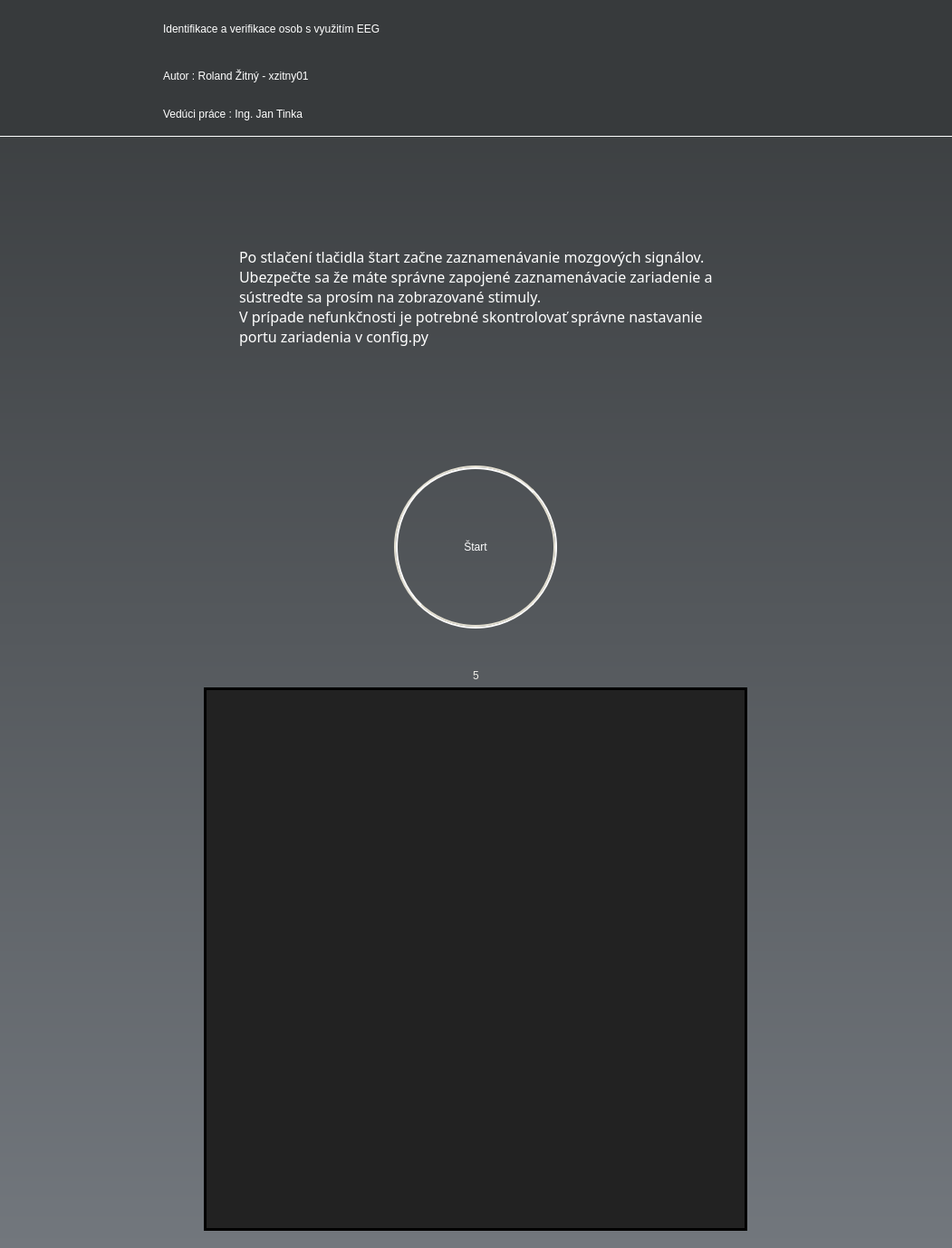
<?xml version="1.0" encoding="UTF-8"?>
<ui version="4.0">
 <class>MainWindow</class>
 <widget class="QMainWindow" name="MainWindow">
  <property name="geometry">
   <rect>
    <x>0</x>
    <y>0</y>
    <width>1051</width>
    <height>1378</height>
   </rect>
  </property>
  <property name="windowTitle">
   <string>NAS</string>
  </property>
  <property name="windowIcon">
   <iconset>
    <normaloff>../../resources/icons/AppIcon.jpeg</normaloff>../../resources/icons/AppIcon.jpeg</iconset>
  </property>
  <widget class="QWidget" name="centralwidget">
   <property name="styleSheet">
    <string notr="true">background-color: qlineargradient(spread:pad, x1:0 y1:0, x2:0 y2:1, stop:0 #373a3c, stop:1 #72777d);</string>
   </property>
   <layout class="QVBoxLayout" name="verticalLayout_2">
    <property name="leftMargin">
     <number>0</number>
    </property>
    <property name="topMargin">
     <number>0</number>
    </property>
    <property name="rightMargin">
     <number>0</number>
    </property>
    <property name="bottomMargin">
     <number>10</number>
    </property>
    <item>
     <widget class="QWidget" name="Header" native="true">
      <property name="minimumSize">
       <size>
        <width>0</width>
        <height>151</height>
       </size>
      </property>
      <property name="maximumSize">
       <size>
        <width>16777215</width>
        <height>151</height>
       </size>
      </property>
      <property name="styleSheet">
       <string notr="true">background-color: #373a3c;
border-bottom: 1px solid white;</string>
      </property>
      <layout class="QGridLayout" name="gridLayout" rowstretch="0" columnstretch="0,0">
       <property name="leftMargin">
        <number>0</number>
       </property>
       <property name="topMargin">
        <number>0</number>
       </property>
       <property name="rightMargin">
        <number>0</number>
       </property>
       <property name="bottomMargin">
        <number>0</number>
       </property>
       <property name="horizontalSpacing">
        <number>30</number>
       </property>
       <item row="0" column="0">
        <widget class="QLabel" name="label">
         <property name="minimumSize">
          <size>
           <width>150</width>
           <height>150</height>
          </size>
         </property>
         <property name="maximumSize">
          <size>
           <width>150</width>
           <height>150</height>
          </size>
         </property>
         <property name="styleSheet">
          <string notr="true">border-bottom: none;</string>
         </property>
         <property name="text">
          <string/>
         </property>
         <property name="pixmap">
          <pixmap>../../resources/icons/FitIcon.png</pixmap>
         </property>
         <property name="scaledContents">
          <bool>true</bool>
         </property>
         <property name="alignment">
          <set>Qt::AlignLeading|Qt::AlignLeft|Qt::AlignTop</set>
         </property>
         <property name="margin">
          <number>1</number>
         </property>
         <property name="indent">
          <number>0</number>
         </property>
        </widget>
       </item>
       <item row="0" column="1">
        <layout class="QVBoxLayout" name="verticalLayout_3">
         <property name="spacing">
          <number>0</number>
         </property>
         <item>
          <widget class="QLabel" name="label_2">
           <property name="minimumSize">
            <size>
             <width>0</width>
             <height>60</height>
            </size>
           </property>
           <property name="maximumSize">
            <size>
             <width>16777215</width>
             <height>60</height>
            </size>
           </property>
           <property name="styleSheet">
            <string notr="true">color: rgb(255, 255, 255);
font: 63 26pt &quot;Yu Gothic UI Semibold&quot;;
border-bottom: none;</string>
           </property>
           <property name="text">
            <string>Identifikace a verifikace osob s využitím EEG</string>
           </property>
          </widget>
         </item>
         <item>
          <widget class="QLabel" name="label_3">
           <property name="maximumSize">
            <size>
             <width>16777215</width>
             <height>40</height>
            </size>
           </property>
           <property name="styleSheet">
            <string notr="true">font: 63 12pt &quot;Yu Gothic UI Semibold&quot;;
color: rgb(255, 255, 255);
border-bottom: none;</string>
           </property>
           <property name="text">
            <string>Autor : Roland Žitný - xzitny01</string>
           </property>
          </widget>
         </item>
         <item>
          <widget class="QLabel" name="label_4">
           <property name="maximumSize">
            <size>
             <width>16777215</width>
             <height>40</height>
            </size>
           </property>
           <property name="styleSheet">
            <string notr="true">font: 63 12pt &quot;Yu Gothic UI Semibold&quot;;
color: rgb(255, 255, 255);
border-bottom: none;</string>
           </property>
           <property name="text">
            <string>Vedúci práce : Ing. Jan Tinka</string>
           </property>
          </widget>
         </item>
        </layout>
       </item>
      </layout>
     </widget>
    </item>
    <item>
     <widget class="QWidget" name="StimuliInfoWidget" native="true">
      <property name="styleSheet">
       <string notr="true">background-color: rgba(255, 255, 255, 0);</string>
      </property>
      <layout class="QVBoxLayout" name="StimuliInfoLayout">
       <property name="topMargin">
        <number>60</number>
       </property>
       <item alignment="Qt::AlignHCenter|Qt::AlignVCenter">
        <widget class="QLabel" name="StimPresInfo">
         <property name="minimumSize">
          <size>
           <width>0</width>
           <height>120</height>
          </size>
         </property>
         <property name="maximumSize">
          <size>
           <width>16777215</width>
           <height>120</height>
          </size>
         </property>
         <property name="styleSheet">
          <string notr="true">font: 12pt Bahnschrift SemiBold;
color: white;</string>
         </property>
         <property name="text">
          <string>Po stlačení tlačidla štart začne zaznamenávanie mozgových signálov.
Ubezpečte sa že máte správne zapojené zaznamenávacie zariadenie a
sústredte sa prosím na zobrazované stimuly.
V prípade nefunkčnosti je potrebné skontrolovať správne nastavanie
portu zariadenia v config.py</string>
         </property>
        </widget>
       </item>
       <item>
        <spacer name="verticalSpacer">
         <property name="orientation">
          <enum>Qt::Vertical</enum>
         </property>
         <property name="sizeType">
          <enum>QSizePolicy::Fixed</enum>
         </property>
         <property name="sizeHint" stdset="0">
          <size>
           <width>20</width>
           <height>50</height>
          </size>
         </property>
        </spacer>
       </item>
       <item alignment="Qt::AlignHCenter|Qt::AlignVCenter">
        <widget class="QPushButton" name="StartRecording">
         <property name="minimumSize">
          <size>
           <width>180</width>
           <height>180</height>
          </size>
         </property>
         <property name="maximumSize">
          <size>
           <width>180</width>
           <height>180</height>
          </size>
         </property>
         <property name="styleSheet">
          <string notr="true">QPushButton{
background-color: qradialgradient(cx:0, cy:0, radius: 1,
                fx:0.5, fy:0.5, stop:0 #81B622 ,stop:0.5 #59981A stop:1 #3D550C);
border-radius: 90px;
border-width: 4px;
border-style: groove;
border-color: #E2DED0;
font: 63 18pt &quot;Bahnschrift SemiBold&quot;;
color: white;
}

QPushButton::hover
{
background-color: qradialgradient(cx:0, cy:0, radius: 1,
                fx:0.5, fy:0.5, stop:0 #91cc27 ,stop:0.5 #5fa31c stop:1 #507010);;
border-color: #adaa9e;
}

QPushButton::pressed {
border-width: 3px;
border-color: #adaa9e;
}</string>
         </property>
         <property name="text">
          <string>Štart</string>
         </property>
        </widget>
       </item>
      </layout>
     </widget>
    </item>
    <item>
     <widget class="QWidget" name="StimuliLayoutWidget" native="true">
      <property name="styleSheet">
       <string notr="true">background-color: rgba(255, 255, 255, 0);</string>
      </property>
      <layout class="QVBoxLayout" name="StimuliLayout">
       <item alignment="Qt::AlignHCenter|Qt::AlignVCenter">
        <widget class="QLabel" name="StartTimerLabel">
         <property name="styleSheet">
          <string notr="true">font: 80pt &quot;OCR A Extended&quot;;
color: #EEEDE7;</string>
         </property>
         <property name="text">
          <string>5</string>
         </property>
        </widget>
       </item>
       <item alignment="Qt::AlignHCenter|Qt::AlignVCenter">
        <widget class="QLabel" name="StimuliImage">
         <property name="minimumSize">
          <size>
           <width>600</width>
           <height>600</height>
          </size>
         </property>
         <property name="maximumSize">
          <size>
           <width>600</width>
           <height>600</height>
          </size>
         </property>
         <property name="styleSheet">
          <string notr="true">background-color: rgb(34, 34, 34);
border: 3px solid black</string>
         </property>
         <property name="text">
          <string/>
         </property>
         <property name="scaledContents">
          <bool>true</bool>
         </property>
        </widget>
       </item>
      </layout>
     </widget>
    </item>
   </layout>
  </widget>
 </widget>
 <resources/>
 <connections/>
</ui>
